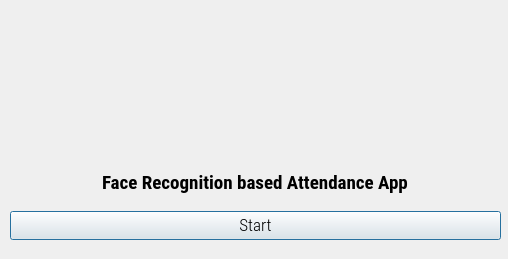
<?xml version="1.0" encoding="UTF-8"?>
<ui version="4.0">
 <class>Dialog</class>
 <widget class="QDialog" name="Dialog">
  <property name="geometry">
   <rect>
    <x>0</x>
    <y>0</y>
    <width>508</width>
    <height>259</height>
   </rect>
  </property>
  <property name="minimumSize">
   <size>
    <width>508</width>
    <height>259</height>
   </size>
  </property>
  <property name="maximumSize">
   <size>
    <width>508</width>
    <height>259</height>
   </size>
  </property>
  <property name="windowTitle">
   <string>Face Recognition based Attendance App</string>
  </property>
  <property name="windowIcon">
   <iconset resource="resource.qrc">
    <normaloff>:/nita/nita.png</normaloff>:/nita/nita.png</iconset>
  </property>
  <widget class="QLabel" name="logolabel">
   <property name="geometry">
    <rect>
     <x>0</x>
     <y>0</y>
     <width>500</width>
     <height>133</height>
    </rect>
   </property>
   <property name="text">
    <string/>
   </property>
   <property name="pixmap">
    <pixmap resource="resource.qrc">:/nita/nita.png</pixmap>
   </property>
  </widget>
  <widget class="QWidget" name="verticalLayoutWidget">
   <property name="geometry">
    <rect>
     <x>10</x>
     <y>160</y>
     <width>491</width>
     <height>80</height>
    </rect>
   </property>
   <layout class="QVBoxLayout" name="verticalLayout">
    <item>
     <layout class="QHBoxLayout" name="horizontalLayout">
      <item alignment="Qt::AlignHCenter">
       <widget class="QLabel" name="filelabel">
        <property name="font">
         <font>
          <family>Roboto Condensed</family>
          <pointsize>14</pointsize>
          <weight>75</weight>
          <bold>true</bold>
         </font>
        </property>
        <property name="text">
         <string>Face Recognition based Attendance App</string>
        </property>
       </widget>
      </item>
     </layout>
    </item>
    <item>
     <widget class="QPushButton" name="runButton">
      <property name="font">
       <font>
        <family>Roboto Condensed Light</family>
        <pointsize>13</pointsize>
       </font>
      </property>
      <property name="text">
       <string>Start</string>
      </property>
     </widget>
    </item>
   </layout>
  </widget>
 </widget>
 <resources>
  <include location="resource.qrc"/>
 </resources>
 <connections/>
</ui>
